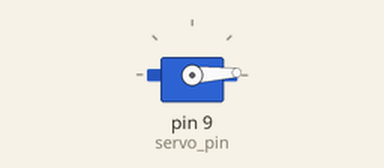
Simulated run of this sketch. Board: Arduino Uno, built with avr-gcc and run on an emulated ATmega328P. On the bench: servo. The ROS host is connected and sends only what is stated.

Above: at 0.05 s.
At 1.35 s:
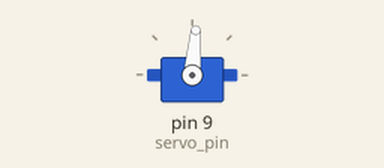
At 2.7 s:
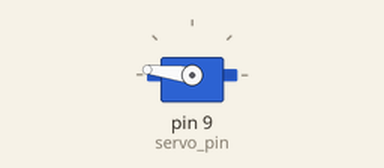
At 5.4 s:
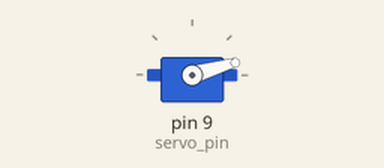
Timing chart, 0 to 7.3 s (numbered marks = the images above):
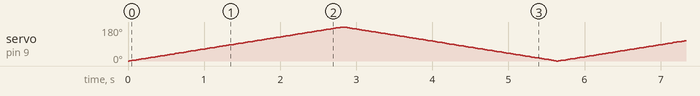

The sketch:

servo_ros_publisher.ino
```cpp
// This is a simple publisher node for publishing micro servo position.
// please upload this code to your arduino (uno) board.

#include <ros.h>
#include <std_msgs/Int16.h>
#include <Servo.h>

// global variables :
ros::NodeHandle  nh;                                   // node handler
Servo micro_servo;                                     // micro servo object

std_msgs::Int16 position;                              // publisher var
ros::Publisher PosePublisher("servo_pose", &position); // position publisher

int pos = 0;                                           // micro servo initial position
int servo_pin = 9;                                     // data attached pin
// end of global variables.

void setup()
{

  micro_servo.attach(servo_pin);  // config micro servo object
  nh.initNode();                  // initialize node handler
  nh.advertise(PosePublisher);    // advertise position publisher

}


void loop()
{

  // servo start position --> 0   degrees
	// servo start position --> 180 degrees
	// direction --> counter clockwise
  for (pos = 0; pos <= 180; pos += 1)
  {
    // write current position :
    micro_servo.write(pos);

    // assigning loop var to the publisher var :
    position.data = pos;

    // publish current position :
    PosePublisher.publish(&position);

    // ros spin :
    nh.spinOnce();

    // get some delay :
    delay(15);
  } // end of for loop

  // servo start position --> 180 degrees
  // servo start position --> 0   degrees
	// direction --> clockwise
  for (pos = 180; pos >= 0; pos -= 1)
  {
    // write current position :
    micro_servo.write(pos);

    // assigning loop var to the publisher var :
    position.data = pos;

    // publish current position :
    PosePublisher.publish(&position);

    // ros spin :
    nh.spinOnce();

    // get some delay :
    delay(15);
  } // end of for loop

} // end of void loop
```
